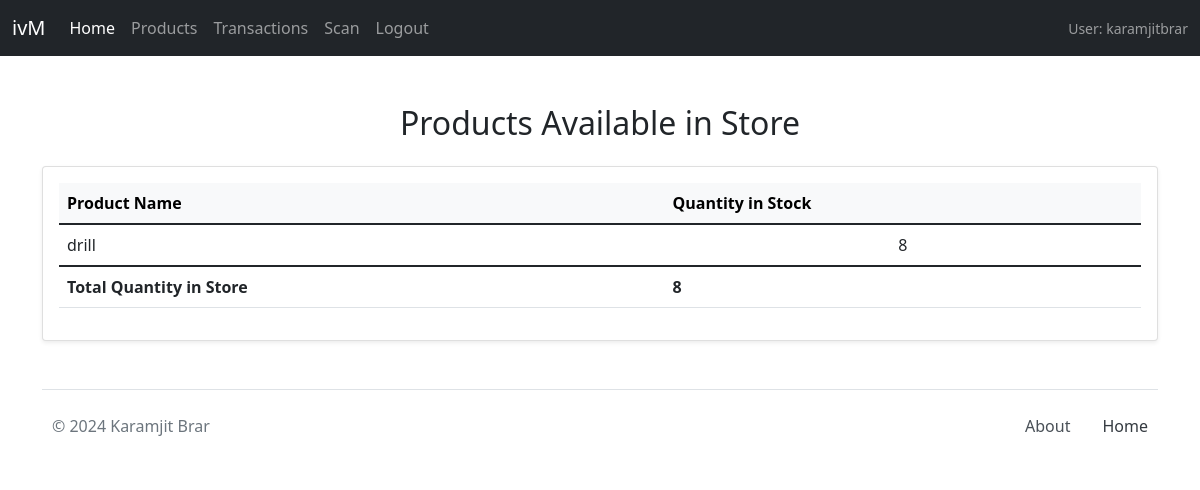
Before: /products/ (signed in) with the older database file.
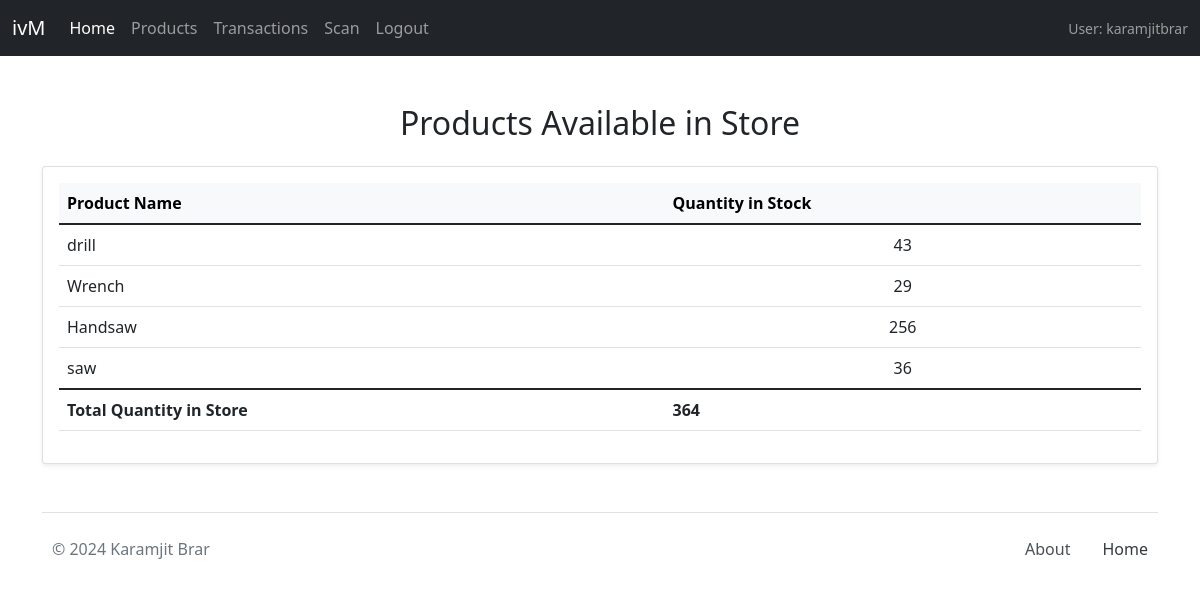
After: the same page with the newer database file.
### mainApp/models.py (models this page shows, shortened)
class Product(models.Model):
    name = models.CharField(max_length=200)
    quantity =  models.IntegerField()
    img = models.CharField(max_length=2000)
    barcode = models.CharField(max_length=100, unique=True, null=True, blank=True, default='default_barcode_value')  # Unique barcode for each product

### mainApp/views.py (the view)
# urls.py: path('products/', views.products, name='products'),
@login_required
def products(request):
    Product_list = Product.objects.all()
    tot = 0
    for Producty in Product_list:
        tot = tot + Producty.quantity
    return render(request, 'products.html',
    {'Products' : Product_list, 'tot' : tot})

### templates/products.html (shortened to what this page needs)
{% extends 'base.html' %}
{% block body %}
<div class="container my-5">
    <h2 class="text-center mb-4">Products Available in Store</h2>
    <div class="card shadow-sm mb-4">
        <div class="card-body">
            <table class="table table-hover">
                <thead class="table-light">
                    <tr>
                        <th scope="col">Product Name</th>
                        <th scope="col">Quantity in Stock</th>
                    </tr>
                </thead>
                <tbody>
                    {% for product in Products %}
                    <tr>
                        <td class="align-middle">
                            <a href="/products/{{ product.id }}/" class="text-decoration-none text-dark w-100 d-block">
                                {{ product.name }}
                            </a>
                        </td>
                        <td class="align-middle text-center">
                            {{ product.quantity }}
                        </td>
                    </tr>
                    {% endfor %}
                </tbody>
                <tfoot>
                    <tr>
                        <td><strong>Total Quantity in Store</strong></td>
                        <td><strong class="text-center">{{ tot }}</strong></td>
                    </tr>
                </tfoot>
            </table>
        </div>
    </div>
</div>
{% endblock body %}

Changed rows visible on the page:
changed Product "drill": quantity "8" → "43"
added Product: name "Wrench", quantity "29"
added Product: name "Handsaw", quantity "256"
added Product: name "saw", quantity "36"
Other visible differences:
{{ tot }}: "8" → "364"
